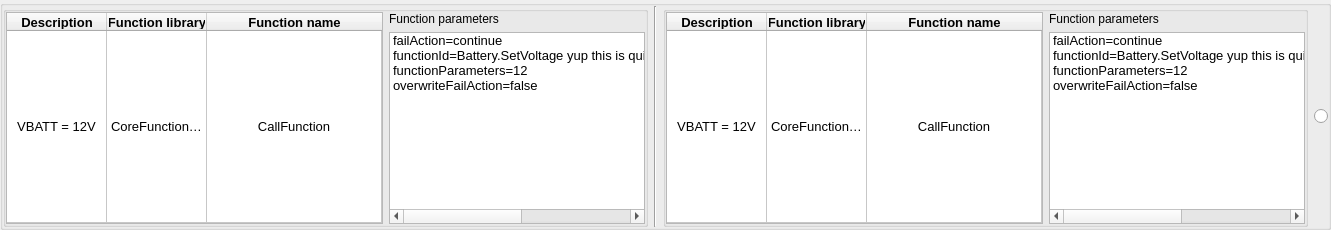
        <widget class="QGroupBox" name="testcase_1_box_8">
         <property name="sizePolicy">
          <sizepolicy hsizetype="Preferred" vsizetype="Preferred">
           <horstretch>0</horstretch>
           <verstretch>0</verstretch>
          </sizepolicy>
         </property>
         <property name="minimumSize">
          <size>
           <width>0</width>
           <height>150</height>
          </size>
         </property>
         <property name="maximumSize">
          <size>
           <width>16777215</width>
           <height>16777215</height>
          </size>
         </property>
         <property name="title">
          <string/>
         </property>
         <property name="alignment">
          <set>Qt::AlignLeading|Qt::AlignLeft|Qt::AlignVCenter</set>
         </property>
         <property name="flat">
          <bool>false</bool>
         </property>
         <property name="checkable">
          <bool>false</bool>
         </property>
         <property name="checked">
          <bool>false</bool>
         </property>
         <layout class="QHBoxLayout" name="horizontalLayout_27">
          <property name="leftMargin">
           <number>0</number>
          </property>
          <property name="topMargin">
           <number>0</number>
          </property>
          <property name="rightMargin">
           <number>0</number>
          </property>
          <property name="bottomMargin">
           <number>0</number>
          </property>
          <item>
           <widget class="QGroupBox" name="old_1_box_9">
            <property name="minimumSize">
             <size>
              <width>600</width>
              <height>0</height>
             </size>
            </property>
            <property name="title">
             <string/>
            </property>
            <layout class="QHBoxLayout" name="horizontalLayout_28">
             <property name="leftMargin">
              <number>0</number>
             </property>
             <property name="topMargin">
              <number>0</number>
             </property>
             <property name="rightMargin">
              <number>0</number>
             </property>
             <property name="bottomMargin">
              <number>0</number>
             </property>
             <item>
              <widget class="QTableWidget" name="tableWidget_18">
               <property name="minimumSize">
                <size>
                 <width>377</width>
                 <height>0</height>
                </size>
               </property>
               <property name="font">
                <font>
                 <pointsize>10</pointsize>
                </font>
               </property>
               <property name="gridStyle">
                <enum>Qt::SolidLine</enum>
               </property>
               <property name="wordWrap">
                <bool>true</bool>
               </property>
               <property name="cornerButtonEnabled">
                <bool>true</bool>
               </property>
               <attribute name="horizontalHeaderCascadingSectionResizes">
                <bool>false</bool>
               </attribute>
               <attribute name="horizontalHeaderStretchLastSection">
                <bool>true</bool>
               </attribute>
               <attribute name="verticalHeaderVisible">
                <bool>false</bool>
               </attribute>
               <attribute name="verticalHeaderStretchLastSection">
                <bool>true</bool>
               </attribute>
               <row>
                <property name="text">
                 <string/>
                </property>
               </row>
               <column>
                <property name="text">
                 <string>Description</string>
                </property>
                <property name="font">
                 <font>
                  <weight>75</weight>
                  <bold>true</bold>
                 </font>
                </property>
               </column>
               <column>
                <property name="text">
                 <string>Function library</string>
                </property>
                <property name="font">
                 <font>
                  <weight>75</weight>
                  <bold>true</bold>
                 </font>
                </property>
               </column>
               <column>
                <property name="text">
                 <string>Function name</string>
                </property>
                <property name="font">
                 <font>
                  <weight>75</weight>
                  <bold>true</bold>
                 </font>
                </property>
               </column>
               <item row="0" column="0">
                <property name="text">
                 <string>VBATT = 12V</string>
                </property>
                <property name="textAlignment">
                 <set>AlignCenter</set>
                </property>
               </item>
               <item row="0" column="1">
                <property name="text">
                 <string>CoreFunctions.dll</string>
                </property>
                <property name="textAlignment">
                 <set>AlignCenter</set>
                </property>
               </item>
               <item row="0" column="2">
                <property name="text">
                 <string>CallFunction</string>
                </property>
                <property name="textAlignment">
                 <set>AlignCenter</set>
                </property>
               </item>
              </widget>
             </item>
             <item>
              <widget class="QWidget" name="widget_18" native="true">
               <layout class="QVBoxLayout" name="verticalLayout_20">
                <property name="leftMargin">
                 <number>0</number>
                </property>
                <property name="topMargin">
                 <number>0</number>
                </property>
                <property name="rightMargin">
                 <number>0</number>
                </property>
                <property name="bottomMargin">
                 <number>0</number>
                </property>
                <item>
                 <widget class="QLabel" name="label_18">
                  <property name="text">
                   <string>Function parameters</string>
                  </property>
                 </widget>
                </item>
                <item>
                 <widget class="QListWidget" name="listWidget_19">
                  <property name="minimumSize">
                   <size>
                    <width>200</width>
                    <height>0</height>
                   </size>
                  </property>
                  <property name="font">
                   <font>
                    <pointsize>10</pointsize>
                   </font>
                  </property>
                  <item>
                   <property name="text">
                    <string>failAction=continue</string>
                   </property>
                  </item>
                  <item>
                   <property name="text">
                    <string>functionId=Battery.SetVoltage yup this is quite a long string how do we deal with it&gt;?</string>
                   </property>
                  </item>
                  <item>
                   <property name="text">
                    <string>functionParameters=12</string>
                   </property>
                  </item>
                  <item>
                   <property name="text">
                    <string>overwriteFailAction=false</string>
                   </property>
                  </item>
                 </widget>
                </item>
               </layout>
              </widget>
             </item>
            </layout>
           </widget>
          </item>
          <item>
           <widget class="Line" name="line_9">
            <property name="orientation">
             <enum>Qt::Vertical</enum>
            </property>
           </widget>
          </item>
          <item>
           <widget class="QGroupBox" name="new_1_box_9">
            <property name="minimumSize">
             <size>
              <width>600</width>
              <height>0</height>
             </size>
            </property>
            <property name="title">
             <string/>
            </property>
            <layout class="QHBoxLayout" name="horizontalLayout_29">
             <property name="leftMargin">
              <number>0</number>
             </property>
             <property name="topMargin">
              <number>0</number>
             </property>
             <property name="rightMargin">
              <number>0</number>
             </property>
             <property name="bottomMargin">
              <number>0</number>
             </property>
             <item>
              <widget class="QTableWidget" name="tableWidget_19">
               <property name="minimumSize">
                <size>
                 <width>377</width>
                 <height>0</height>
                </size>
               </property>
               <property name="font">
                <font>
                 <pointsize>10</pointsize>
                </font>
               </property>
               <property name="gridStyle">
                <enum>Qt::SolidLine</enum>
               </property>
               <property name="wordWrap">
                <bool>true</bool>
               </property>
               <property name="cornerButtonEnabled">
                <bool>true</bool>
               </property>
               <attribute name="horizontalHeaderCascadingSectionResizes">
                <bool>false</bool>
               </attribute>
               <attribute name="horizontalHeaderStretchLastSection">
                <bool>true</bool>
               </attribute>
               <attribute name="verticalHeaderVisible">
                <bool>false</bool>
               </attribute>
               <attribute name="verticalHeaderStretchLastSection">
                <bool>true</bool>
               </attribute>
               <row>
                <property name="text">
                 <string/>
                </property>
               </row>
               <column>
                <property name="text">
                 <string>Description</string>
                </property>
                <property name="font">
                 <font>
                  <weight>75</weight>
                  <bold>true</bold>
                 </font>
                </property>
               </column>
               <column>
                <property name="text">
                 <string>Function library</string>
                </property>
                <property name="font">
                 <font>
                  <weight>75</weight>
                  <bold>true</bold>
                 </font>
                </property>
               </column>
               <column>
                <property name="text">
                 <string>Function name</string>
                </property>
                <property name="font">
                 <font>
                  <weight>75</weight>
                  <bold>true</bold>
                 </font>
                </property>
               </column>
               <item row="0" column="0">
                <property name="text">
                 <string>VBATT = 12V</string>
                </property>
                <property name="textAlignment">
                 <set>AlignCenter</set>
                </property>
               </item>
               <item row="0" column="1">
                <property name="text">
                 <string>CoreFunctions.dll</string>
                </property>
                <property name="textAlignment">
                 <set>AlignCenter</set>
                </property>
               </item>
               <item row="0" column="2">
                <property name="text">
                 <string>CallFunction</string>
                </property>
                <property name="textAlignment">
                 <set>AlignCenter</set>
                </property>
               </item>
              </widget>
             </item>
             <item>
              <widget class="QWidget" name="widget_19" native="true">
               <layout class="QVBoxLayout" name="verticalLayout_21">
                <property name="leftMargin">
                 <number>0</number>
                </property>
                <property name="topMargin">
                 <number>0</number>
                </property>
                <property name="rightMargin">
                 <number>0</number>
                </property>
                <property name="bottomMargin">
                 <number>0</number>
                </property>
                <item>
                 <widget class="QLabel" name="label_19">
                  <property name="text">
                   <string>Function parameters</string>
                  </property>
                 </widget>
                </item>
                <item>
                 <widget class="QListWidget" name="listWidget_20">
                  <property name="minimumSize">
                   <size>
                    <width>200</width>
                    <height>0</height>
                   </size>
                  </property>
                  <property name="font">
                   <font>
                    <pointsize>10</pointsize>
                   </font>
                  </property>
                  <item>
                   <property name="text">
                    <string>failAction=continue</string>
                   </property>
                  </item>
                  <item>
                   <property name="text">
                    <string>functionId=Battery.SetVoltage yup this is quite a long string how do we deal with it&gt;?</string>
                   </property>
                  </item>
                  <item>
                   <property name="text">
                    <string>functionParameters=12</string>
                   </property>
                  </item>
                  <item>
                   <property name="text">
                    <string>overwriteFailAction=false</string>
                   </property>
                  </item>
                 </widget>
                </item>
               </layout>
              </widget>
             </item>
            </layout>
           </widget>
          </item>
          <item>
           <widget class="QRadioButton" name="radioButton_9">
            <property name="text">
             <string/>
            </property>
           </widget>
          </item>
         </layout>
        </widget>
